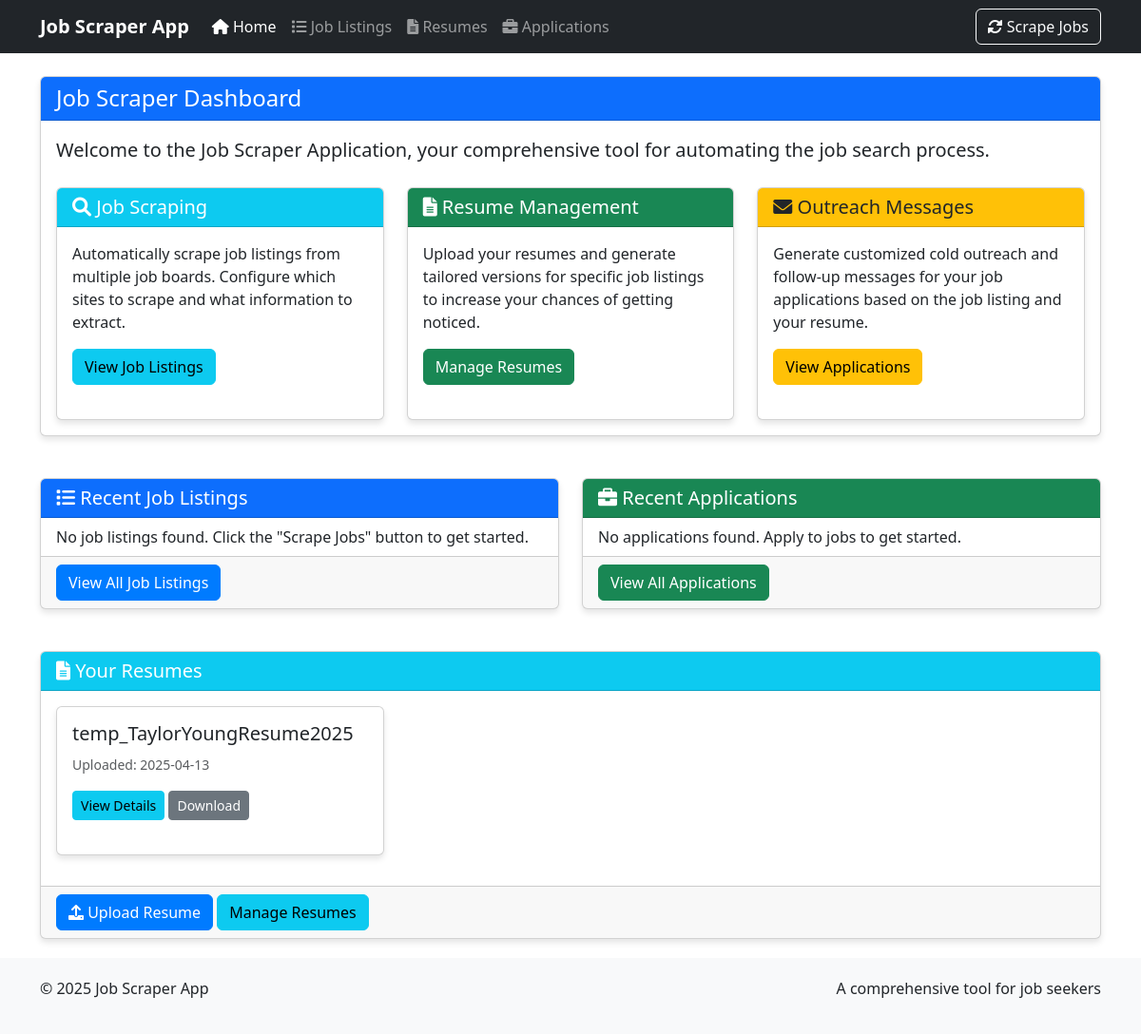
Before: / with the older database file.
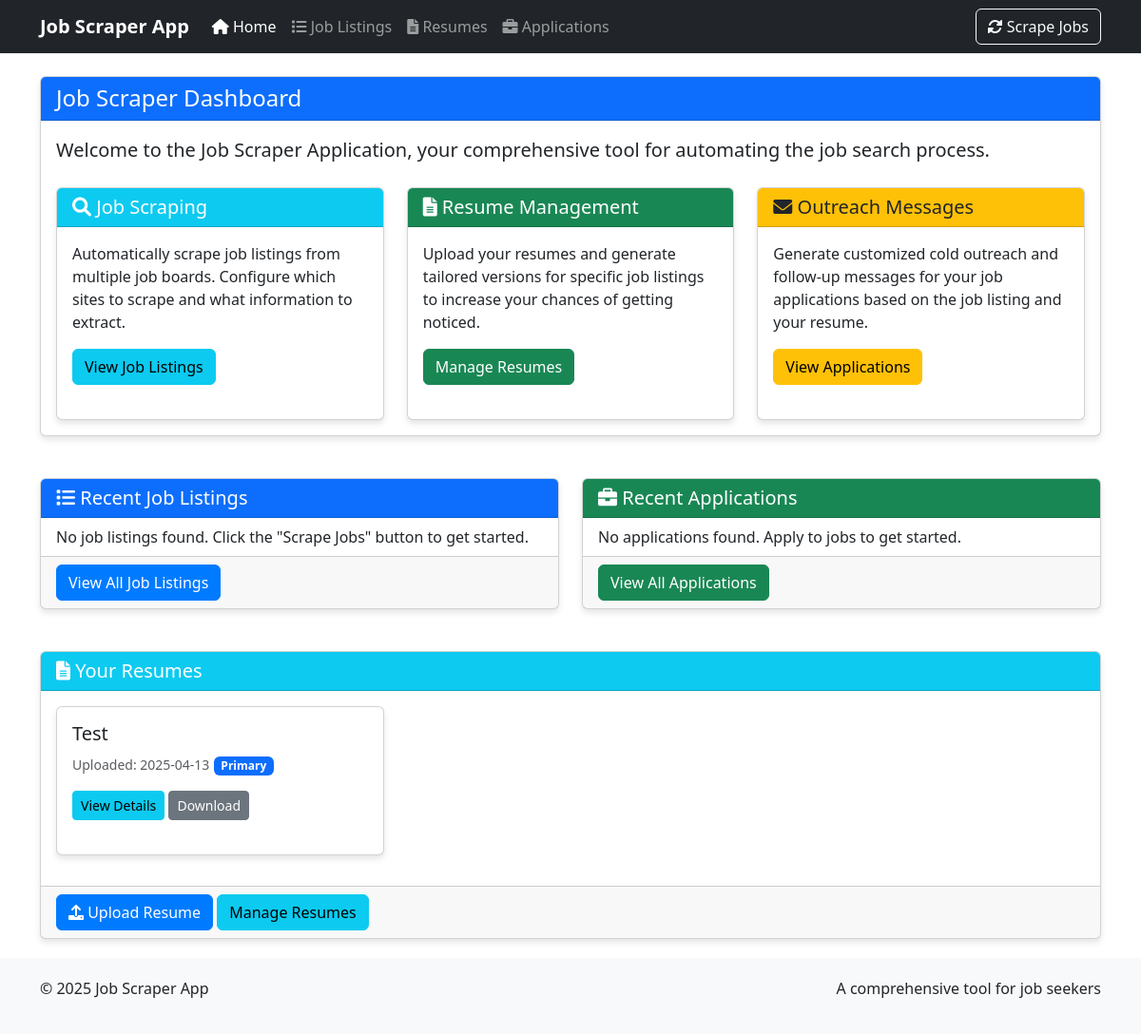
After: the same page with the newer database file.
### job_scraper_app/database/setup.py (models this page shows, shortened)
class Resume(Base):
    __tablename__ = 'resumes'
    id = Column(Integer, primary_key=True)
    name = Column(String(255), nullable=False)
    file_path = Column(String(512), nullable=False)
    content_text = Column(Text)
    upload_date = Column(DateTime, default=datetime.utcnow)
    is_primary = Column(Boolean, default=False)
    tailored_resumes = relationship("TailoredResume", back_populates="base_resume", cascade="all, delete-orphan")

### run_flask_app.py (the view)
@app.route('/')
def index():
    session = Session()
    try:
        job_listings = session.query(JobListing).order_by(JobListing.scraped_date.desc()).limit(10).all()
        job_applications = session.query(JobApplication).order_by(JobApplication.application_date.desc()).limit(5).all()
        resumes = session.query(Resume).all()
        return render_template('index.html',
                              job_listings=job_listings,
                              job_applications=job_applications,
                              resumes=resumes)
    finally:
        session.close()

### job_scraper_app/ui/templates/index.html (shortened to what the changed rows need)
{% extends "base.html" %}
{% block content %}
<div class="row">
    <div class="col-md-12">
        <div class="card">
            <div class="card-header bg-primary text-white">
                <h1 class="h4 mb-0">Job Scraper Dashboard</h1>
            </div>
        </div>
    </div>
</div>
<div class="row mt-4">
    <div class="col-md-6">
        <div class="card">
            <div class="card-header bg-primary text-white">
                <h2 class="h5 mb-0"><i class="fas fa-list"></i> Recent Job Listings</h2>
            </div>
        </div>
    </div>
    <div class="col-md-6">
        <div class="card">
            <div class="card-header bg-success text-white">
                <h2 class="h5 mb-0"><i class="fas fa-briefcase"></i> Recent Applications</h2>
            </div>
        </div>
    </div>
</div>
<div class="row mt-4">
    <div class="col-md-12">
        <div class="card">
            <div class="card-header bg-info text-white">
                <h2 class="h5 mb-0"><i class="fas fa-file-alt"></i> Your Resumes</h2>
            </div>
            <div class="card-body">
                {% if resumes %}
                    <div class="row">
                        {% for resume in resumes %}
                            <div class="col-md-4 mb-3">
                                <div class="card h-100">
                                    <div class="card-body">
                                        <h5 class="card-title">{{ resume.name }}</h5>
                                        <p class="card-text">
                                            <small class="text-muted">Uploaded: {{ resume.upload_date.strftime('%Y-%m-%d') }}</small>
                                            {% if resume.is_primary %}
                                                <span class="badge bg-primary">Primary</span>
                                            {% endif %}
                                        </p>
                                        <a href="{{ url_for('resume', resume_id=resume.id) }}" class="btn btn-sm btn-info">View Details</a>
                                        <a href="{{ url_for('download_file', filename=resume.file_path.split('/')[-1]) }}" class="btn btn-sm btn-secondary">Download</a>
                                    </div>
                                </div>
                            </div>
                        {% endfor %}
                    </div>
                {% else %}
                    <p>No resumes found. Upload a resume to get started.</p>
                {% endif %}
            </div>
        </div>
    </div>
</div>
{% endblock %}

Changed rows visible on the page:
changed Resume: name "temp_TaylorYoungResume2025" → "Test"; now shows "Primary"
